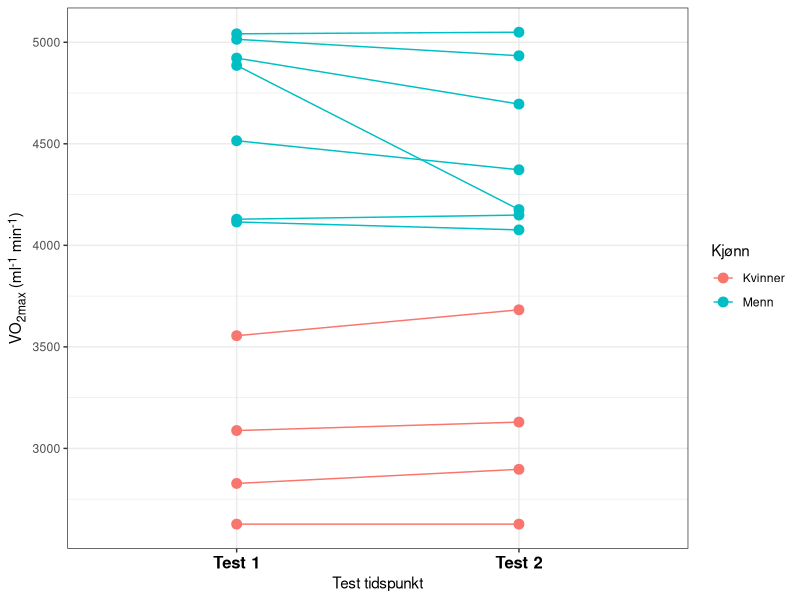

The R script that drew this image:
## ---- chunk 1
# Laster inn pakker og datasett
library(readxl)
library(tidyverse) 
library(knitr)
library(flextable)
library(ggtext)
library(ggplot2)
vo2data <- read_excel("data/vo2g1.xlsx")
vo2data %>%
  select(fp, time, sex, age, height, weight) %>% 
  # Velger fp, time, sex, age, height and weight
  
  filter(time == "pre") %>% # filter for å bare ha resulat fra pre
  
  group_by(sex) %>% # lager grupper for kjønn
  mutate(n = n()) %>% # legger til variabel for å få antall deltagere per kjønn
   pivot_longer(names_to = "variable", 
               values_to = "value", 
               cols = age:n) %>% # summerer alle varibler og legger til "varible" og "Value" som kolonne og variablene som rader
   group_by(sex, variable) %>% # definerer gruppene på nytt 
  summarise(m = mean(value), 
            s = sd(value)) %>% # regner ut gjennomnsitt og sdandardavvik og legger til som kolonne
  mutate(ms = if_else(variable == "n", as.character(m), paste0(signif(m, 3),  " (", signif(s, 3), ")"))) %>% # formaterer det på gunstig måte og bruker signif til å runde av desiamler.
   ungroup() %>% # må til for å fjerne kolonner
  select(-m, -s) %>% # Velger de jeg skal fjerne
   pivot_wider(names_from = sex, 
              values_from = ms) %>% # Henter navn fra sex og verdier fra values og danner en bredere tabell
   mutate(variable = factor(variable, levels = c("n", "age", "weight", "height"), labels = c("N", "Alder (år)", "Vekt (kg)", "Høyde (cm)"))) %>% # Endrer navn på variabler 
  arrange(variable) %>% 
   flextable()  %>%
   set_header_labels(variable = "",
                    F = "Kvinner", M = "Menn") %>%
  add_footer_row(values = "Verdier er gitt som gjennomsnitt og (Standardavvik)", colwidths = 3) %>%
   autofit()
## ---- chunk 2
reliabilitet <- read_excel("data/realabilitet-uttrekning.xlsx") %>%
  mutate(diff = `VO2_max_ml/min post` - `VO2_max_ml/min pre`) %>% # Change/difference score
  summarise(s = sd(diff),
            m = mean(c(`VO2_max_ml/min post`, `VO2_max_ml/min pre`)), # mean
            te = s / sqrt(2), # the typical error. 
            cv = 100 * (te / m),
             L = qt(0.975, 4) * s)  # Calculate as a percentage of the mean
## ---- chunk 3
read_excel("data/vo2g1.xlsx") %>%
  select(fp, time, vo2data = `VO2_max_ml/min`, sex)  %>%
  mutate(time = factor(time, levels = c("pre", "post"), 
                           labels = c("Test 1", "Test 2"))) %>%
  mutate(sex = factor(sex, levels =c("F", "M"),
                      labels = c("Kvinner", "Menn"))) %>%
  ggplot(aes(time, vo2data, color = sex, group = fp)) + 
  geom_line() +
  geom_point(size = 3) +
  labs(x = "Test tidspunkt",
       y = "VO<sub>2max</sub> (ml<sup>-1</sup> min<sup>-1</sup>) ", 
       color = "Kjønn") +
  theme_bw() +
  theme(axis.text.x = element_text(color = "black", size = 12, face = "bold"), 
        axis.title.y = element_markdown())
